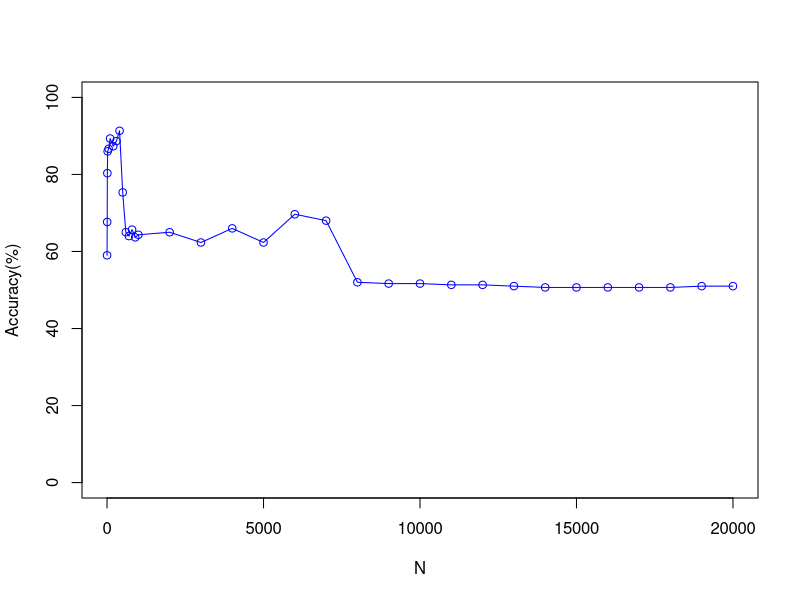

This figure's R source:
# Author : G Asish Kumar*/
# Description: Plot that shows the comparison of Accuracy vs No of Top features Selected for 
# 			   S2Noise having K=2 and With Normalisation of the features 

 x <- c(1, 5, 10, 20, 50, 100, 200, 300, 400, 500, 600, 700, 800, 900, 1000, 2000, 3000, 4000, 5000, 6000, 7000, 8000, 9000, 10000, 11000, 12000, 13000, 14000, 15000, 16000, 17000, 18000, 19000, 20000)
 y <- c(59,
67.66666667,
80.33333333,
86,
86.66666667,
89.33333333,
87.33333333,
88.66666667,
91.33333333,
75.33333333,
65,
64,
65.66666667,
63.66666667,
64.33333333,
65,
62.33333333,
66,
62.33333333,
69.66666667,
68,
52,
51.66666667,
51.66666667,
51.33333333,
51.33333333,
51,
50.66666667,
50.66666667,
50.66666667,
50.66666667,
50.66666667,
51,
51)
 plot(x, y, type='o', pch=1, col="blue", xlab="N", ylab="Accuracy(%)", ylim=c(0, 100), xlim=c(0,20000))